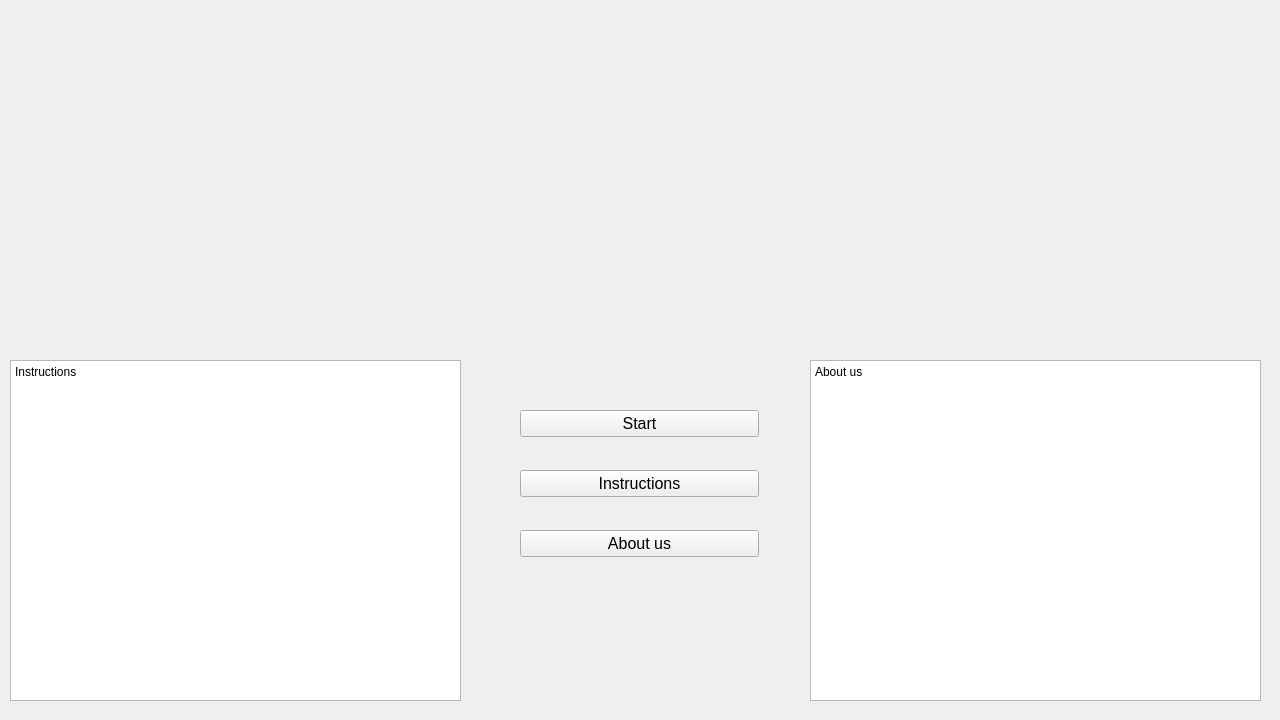
<?xml version="1.0" encoding="UTF-8"?>
<ui version="4.0">
 <class>StartScreen</class>
 <widget class="QWidget" name="StartScreen">
  <property name="geometry">
   <rect>
    <x>0</x>
    <y>0</y>
    <width>1280</width>
    <height>720</height>
   </rect>
  </property>
  <property name="windowTitle">
   <string>Gestro</string>
  </property>
  <widget class="QLabel" name="label_logo">
   <property name="geometry">
    <rect>
     <x>450</x>
     <y>10</y>
     <width>351</width>
     <height>351</height>
    </rect>
   </property>
   <property name="text">
    <string/>
   </property>
   <property name="alignment">
    <set>Qt::AlignCenter</set>
   </property>
  </widget>
  <widget class="QTextBrowser" name="textBrowser_team_intro">
   <property name="geometry">
    <rect>
     <x>810</x>
     <y>360</y>
     <width>451</width>
     <height>341</height>
    </rect>
   </property>
   <property name="sizePolicy">
    <sizepolicy hsizetype="Fixed" vsizetype="Fixed">
     <horstretch>0</horstretch>
     <verstretch>0</verstretch>
    </sizepolicy>
   </property>
   <property name="html">
    <string>&lt;!DOCTYPE HTML PUBLIC &quot;-//W3C//DTD HTML 4.0//EN&quot; &quot;http://www.w3.org/TR/REC-html40/strict.dtd&quot;&gt;
&lt;html&gt;&lt;head&gt;&lt;meta name=&quot;qrichtext&quot; content=&quot;1&quot; /&gt;&lt;style type=&quot;text/css&quot;&gt;
p, li { white-space: pre-wrap; }
&lt;/style&gt;&lt;/head&gt;&lt;body style=&quot; font-family:'Ubuntu'; font-size:11pt; font-weight:400; font-style:normal;&quot;&gt;
&lt;p style=&quot; margin-top:0px; margin-bottom:0px; margin-left:0px; margin-right:0px; -qt-block-indent:0; text-indent:0px;&quot;&gt;&lt;span style=&quot; font-family:'SimSun'; font-size:9pt;&quot;&gt;About us&lt;/span&gt;&lt;/p&gt;&lt;/body&gt;&lt;/html&gt;</string>
   </property>
  </widget>
  <widget class="QTextBrowser" name="textBrowser_software_intro">
   <property name="geometry">
    <rect>
     <x>10</x>
     <y>360</y>
     <width>451</width>
     <height>341</height>
    </rect>
   </property>
   <property name="sizePolicy">
    <sizepolicy hsizetype="Fixed" vsizetype="Fixed">
     <horstretch>0</horstretch>
     <verstretch>0</verstretch>
    </sizepolicy>
   </property>
   <property name="html">
    <string>&lt;!DOCTYPE HTML PUBLIC &quot;-//W3C//DTD HTML 4.0//EN&quot; &quot;http://www.w3.org/TR/REC-html40/strict.dtd&quot;&gt;
&lt;html&gt;&lt;head&gt;&lt;meta name=&quot;qrichtext&quot; content=&quot;1&quot; /&gt;&lt;style type=&quot;text/css&quot;&gt;
p, li { white-space: pre-wrap; }
&lt;/style&gt;&lt;/head&gt;&lt;body style=&quot; font-family:'Ubuntu'; font-size:11pt; font-weight:400; font-style:normal;&quot;&gt;
&lt;p style=&quot; margin-top:0px; margin-bottom:0px; margin-left:0px; margin-right:0px; -qt-block-indent:0; text-indent:0px;&quot;&gt;&lt;span style=&quot; font-family:'SimSun'; font-size:9pt;&quot;&gt;Instructions&lt;/span&gt;&lt;/p&gt;
&lt;p style=&quot;-qt-paragraph-type:empty; margin-top:0px; margin-bottom:0px; margin-left:0px; margin-right:0px; -qt-block-indent:0; text-indent:0px; font-family:'SimSun'; font-size:9pt;&quot;&gt;&lt;br /&gt;&lt;/p&gt;&lt;/body&gt;&lt;/html&gt;</string>
   </property>
  </widget>
  <widget class="QPushButton" name="pushButton_start">
   <property name="geometry">
    <rect>
     <x>520</x>
     <y>410</y>
     <width>239</width>
     <height>27</height>
    </rect>
   </property>
   <property name="sizePolicy">
    <sizepolicy hsizetype="Expanding" vsizetype="Fixed">
     <horstretch>0</horstretch>
     <verstretch>0</verstretch>
    </sizepolicy>
   </property>
   <property name="font">
    <font>
     <pointsize>12</pointsize>
    </font>
   </property>
   <property name="autoFillBackground">
    <bool>false</bool>
   </property>
   <property name="styleSheet">
    <string notr="true"/>
   </property>
   <property name="text">
    <string>Start</string>
   </property>
  </widget>
  <widget class="QPushButton" name="pushButton_software_into">
   <property name="geometry">
    <rect>
     <x>520</x>
     <y>470</y>
     <width>239</width>
     <height>27</height>
    </rect>
   </property>
   <property name="sizePolicy">
    <sizepolicy hsizetype="Expanding" vsizetype="Fixed">
     <horstretch>0</horstretch>
     <verstretch>0</verstretch>
    </sizepolicy>
   </property>
   <property name="font">
    <font>
     <pointsize>12</pointsize>
    </font>
   </property>
   <property name="text">
    <string>Instructions</string>
   </property>
  </widget>
  <widget class="QPushButton" name="pushButton_team_intro">
   <property name="geometry">
    <rect>
     <x>520</x>
     <y>530</y>
     <width>239</width>
     <height>27</height>
    </rect>
   </property>
   <property name="sizePolicy">
    <sizepolicy hsizetype="Expanding" vsizetype="Fixed">
     <horstretch>0</horstretch>
     <verstretch>0</verstretch>
    </sizepolicy>
   </property>
   <property name="font">
    <font>
     <pointsize>12</pointsize>
    </font>
   </property>
   <property name="text">
    <string>About us</string>
   </property>
  </widget>
 </widget>
 <layoutdefault spacing="6" margin="11"/>
 <resources/>
 <connections/>
</ui>
